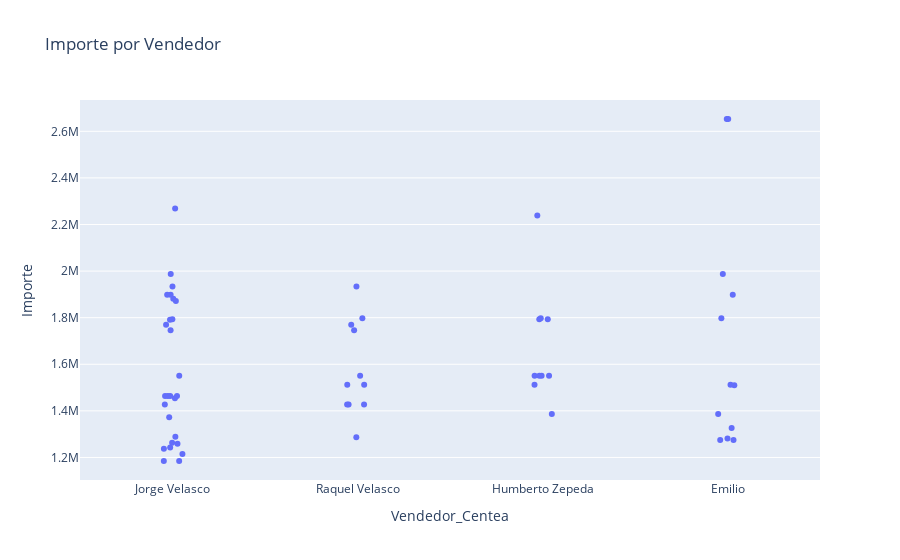

The notebook cell saved with this chart:
### Code cell
px.strip(up_data, x="Vendedor_Centea", y="Importe", title="Importe por Vendedor")

### Figure 1 — Plotly figure (JSON) as saved in the notebook; plotly's stock layout.template omitted (floating-point values rounded to 4 significant figures)
{"data": [{"alignmentgroup": "True", "boxpoints": "all", "fillcolor": "rgba(255,255,255,0)", "hoveron": "points", "hovertemplate": "Vendedor_Centea=%{x}<br>Importe=%{y}<extra></extra>", "legendgroup": "", "line": {"color": "rgba(255,255,255,0)"}, "marker": {"color": "#636efa"}, "name": "", "offsetgroup": "", "orientation": "v", "pointpos": 0, "showlegend": false, "type": "box", "x": ["Jorge Velasco", "Raquel Velasco", "Raquel Velasco", "Jorge Velasco", "Humberto Zepeda", "Raquel Velasco", "Raquel Velasco", "Jorge Velasco", "Jorge Velasco", "Raquel Velasco", "Jorge Velasco", "Jorge Velasco", "Jorge Velasco", "Jorge Velasco", "Humberto Zepeda", "Jorge Velasco", "Jorge Velasco", "Jorge Velasco", "Jorge Velasco", "Emilio", "Emilio", "Jorge Velasco", "Raquel Velasco", "Emilio", "Humberto Zepeda", "Emilio", "Emilio", "Jorge Velasco", "Jorge Velasco", "Raquel Velasco", "Emilio", "Jorge Velasco", "Emilio", "Humberto Zepeda", "Humberto Zepeda", "Emilio", "Emilio", "Emilio", "Emilio", "Raquel Velasco", "Raquel Velasco", "Jorge Velasco", "Humberto Zepeda", "Humberto Zepeda", "Humberto Zepeda", "Humberto Zepeda", "Jorge Velasco", "Jorge Velasco", "Humberto Zepeda", "Jorge Velasco", "Jorge Velasco", "Jorge Velasco", "Raquel Velasco", "Jorge Velasco", "Raquel Velasco", "Jorge Velasco", "Jorge Velasco", "Jorge Velasco", "Jorge Velasco", "Emilio"], "x0": " ", "xaxis": "x", "y": [1237500, 1427400, 1427400, 1453920, 1793220, 1512420, 1933620, 1263600, 1933620, 1512420, 1288560, 1184820, 1184820, 2268240, 1793220, 1898520, 1987440, 1746420, 1427400, 1281540, 1987440, 1769820, 1746420, 1386060, 1797120, 1510080, 1797120, 1793220, 1898520, 1797120, 2652780, 1872000, 1275300, 1386060, 2238600, 1898520, 2652780, 1275300, 1326780, 1287000, 1769820, 1242400, 1512420, 1551200, 1551200, 1551200, 1464000, 1551200, 1551200, 1215200, 1464000, 1791200, 1427400, 1464000, 1551200, 1464000, 1258500, 1372500, 1881750, 1512420], "y0": " ", "yaxis": "y"}], "layout": {"boxmode": "group", "legend": {"tracegroupgap": 0}, "title": {"text": "Importe por Vendedor"}, "xaxis": {"anchor": "y", "domain": [0, 1], "title": {"text": "Vendedor_Centea"}}, "yaxis": {"anchor": "x", "domain": [0, 1], "title": {"text": "Importe"}}}}
